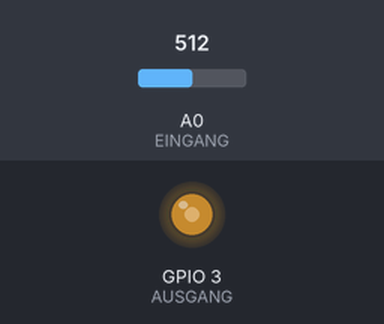
Recording of a sketch running on a simulated ESP8266 (NodeMCU). Parts: output pins drawn as LEDs (lit = HIGH). The inputs (shaded band) are chosen by the test bench; at power-on: A0 (EINGANG) = 512.

Above: at 1.2 s.
1.3 s: A0 (EINGANG) set to 716
At 2.0 s:
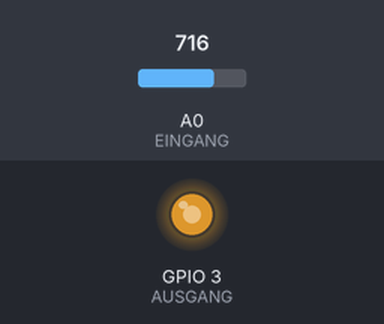
2.8 s: A0 (EINGANG) set to 900
At 3.1 s:
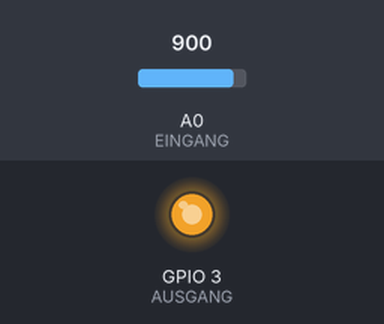
4.3 s: A0 (EINGANG) set to 122
At 5.5 s:
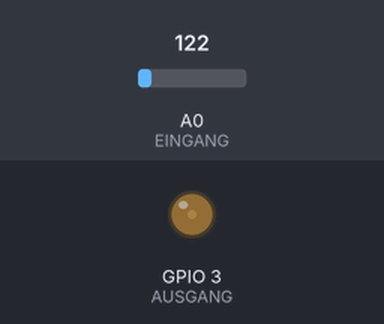
5.8 s: A0 (EINGANG) set to 0
At 6.6 s:
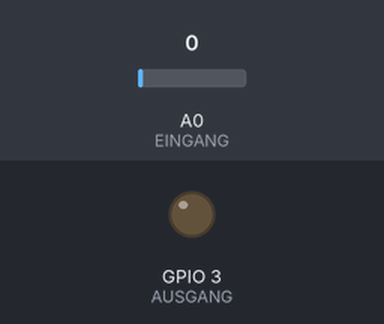
Timing chart, 0 to 8.3 s (numbered marks = the images above; inputs shaded):
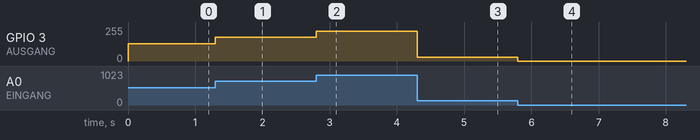

Measured:
- after the input at 1.3 s, GPIO 3 (AUSGANG): 128/255 → 179/255 at once
- after the input at 2.8 s, GPIO 3 (AUSGANG): 179/255 → 225/255 at once
- after the input at 4.3 s, GPIO 3 (AUSGANG): 225/255 → 30/255 at once
- after the input at 5.8 s, GPIO 3 (AUSGANG): 30/255 → 0/255 at once

The sketch:

v97b.ino
```cpp
// Simulate(Uno)
// Saved by Simulator for Arduino V0.98B
// Saved by Simulator for Arduino V0.97.B.2

// Error in Simulator but works well on Hardware
#define EINGANG  A0

// Alternative Version for Simulator and Hardware
// const int EINGANG = A0;

#define AUSGANG 3

int value;

void setup() {
  pinMode(AUSGANG, OUTPUT);
}

void loop() {
  value = analogRead(EINGANG);
  value /= 4;
  analogWrite(AUSGANG, value);
}
```
